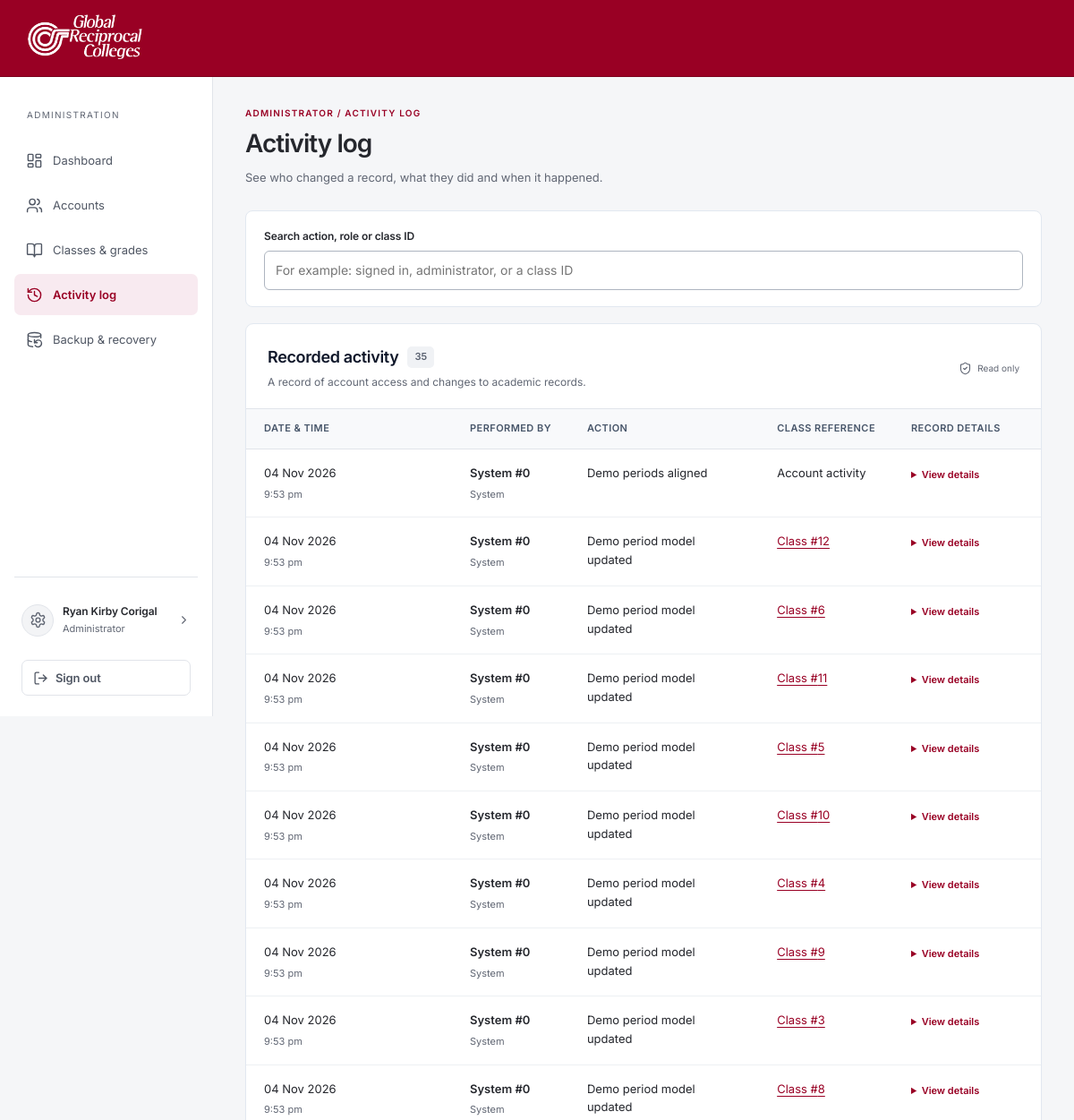
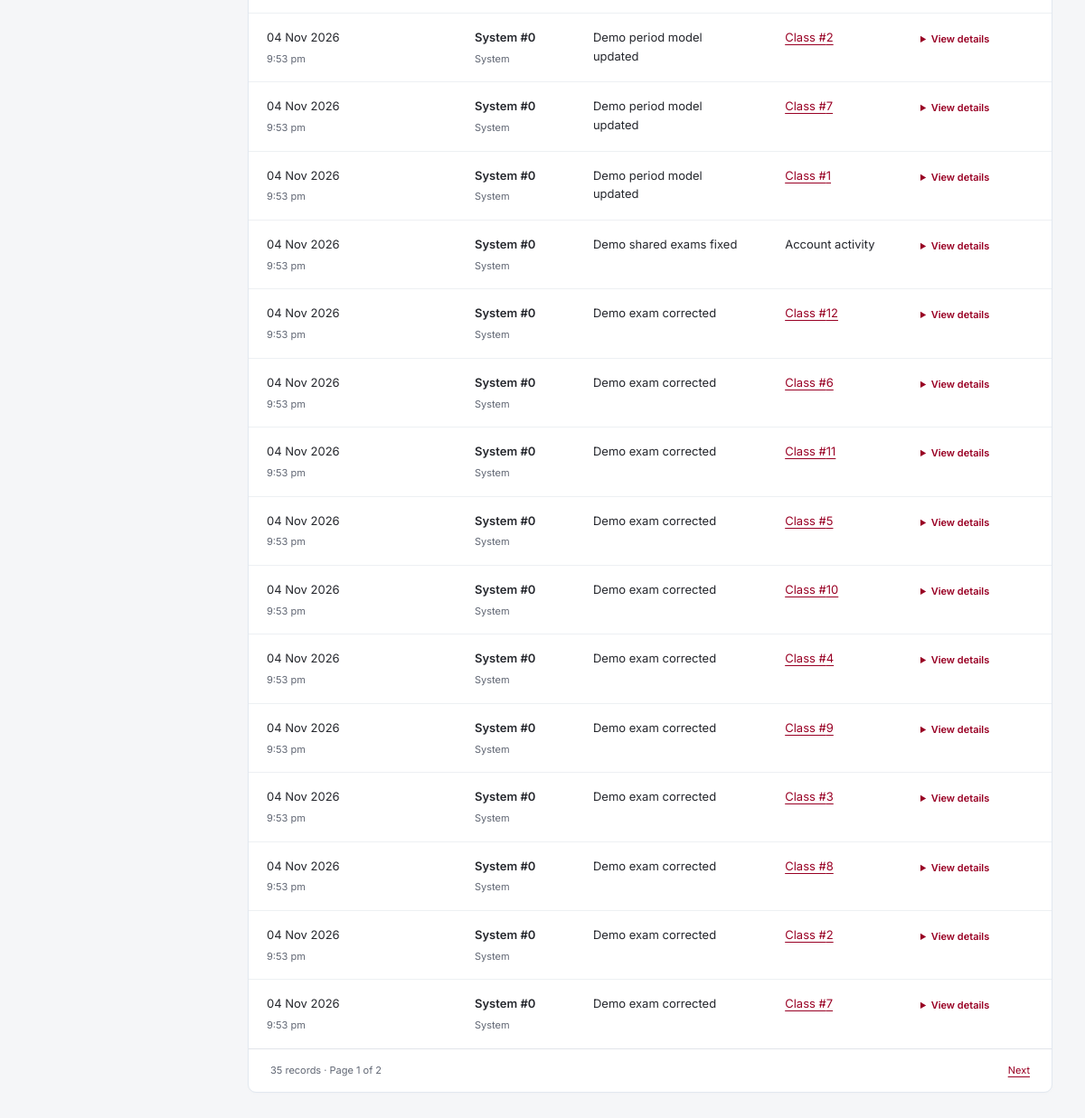
The app's page /registrar.php?view=audit (signed in) with its own data (2 pictures, top to bottom).
### tables this page shows
CREATE TABLE IF NOT EXISTS `classbook_admins` (
  `id` INT UNSIGNED PRIMARY KEY AUTO_INCREMENT,
  `username` VARCHAR(80) NOT NULL UNIQUE,
  `full_name` VARCHAR(150) NOT NULL,
  `password_hash` VARCHAR(255) NOT NULL,
  `created_at` TIMESTAMP DEFAULT CURRENT_TIMESTAMP
);

CREATE TABLE IF NOT EXISTS `classbook_audit` (
  `id` BIGINT UNSIGNED PRIMARY KEY AUTO_INCREMENT,
  `actor_role` VARCHAR(20) NOT NULL,
  `actor_id` INT UNSIGNED NOT NULL,
  `subject_id` INT UNSIGNED NULL,
  `action` VARCHAR(80) NOT NULL,
  `detail_json` LONGTEXT NOT NULL,
  `created_at` TIMESTAMP DEFAULT CURRENT_TIMESTAMP
);

### includes/classbook.php (called while the page is built, shortened)
<?php
function cbQuery(PDO $db, string $sql, array $args=[]): PDOStatement {
    $q=$db->prepare($sql); $q->execute($args); return $q;
}

### includes/auth.php (called while the page is built, shortened)
<?php
function isLoggedIn(): bool
{
    return isset($_SESSION['user']) && !empty($_SESSION['user']['id']) && !empty($_SESSION['user']['role']);
}
function getCurrentUser(): ?array
{
    return isLoggedIn() ? $_SESSION['user'] : null;
}

### includes/functions.php (called while the page is built, shortened)
<?php
function h(mixed $value): string
{
    return htmlspecialchars((string)($value ?? ''), ENT_QUOTES | ENT_SUBSTITUTE, 'UTF-8');
}

### includes/admin_views.php (the view, shortened to what this page needs)
<?php
require_once __DIR__.'/admin_presentation.php';
    ?><?php
function cbPager(int $page,int $total,int $size=25): void {
    $pages=max(1,(int)ceil($total/$size));?><div class="record-pager"><span><?=$total?> <?=$total===1?'record':'records'?> · Page <?=$page?> of <?=$pages?></span><div><?php if($page>1):?><a href="?<?=h(http_build_query(array_merge($_GET,['page'=>$page-1])))?>">Previous</a><?php endif;if($page<$pages):?><a href="?<?=h(http_build_query(array_merge($_GET,['page'=>$page+1])))?>">Next</a><?php endif;?></div></div><?php
}
    ?>
    <?php
function cbAdminAudit(PDO $db): void {
    $q=trim(substr((string)($_GET['q']??''),0,100));$page=max(1,(int)($_GET['page']??1));$where='';$args=[];
    $total=(int)cbQuery($db,'SELECT COUNT(*) FROM classbook_audit'.$where,$args)->fetchColumn();$page=min($page,max(1,(int)ceil($total/25)));$offset=($page-1)*25;
    $rows=cbAdminAuditRows($db,$where,$args,25,$offset);
    ?><form method="get" class="admin-filters audit-filter" data-auto-filter><input type="hidden" name="view" value="audit"><?php portalField('Search action, role or class ID','q',$q,'search','placeholder="For example: signed in, administrator, or a class ID"');?><noscript><button class="quiet"><?=portalIcon('search')?>Search</button></noscript></form><?php portalFilterSummary([$q!==''?'Search: '.$q:''],'registrar.php?view=audit');?>
    <section class="admin-panel records-panel"><div class="panel-heading"><div><h2>Recorded activity <span class="count-tag"><?=$total?></span></h2><p>A record of account access and changes to academic records.</p></div><span class="read-only-label"><?=portalIcon('shield-check')?>Read only</span></div><?php if(!$rows):cbAdminEmpty('history','No activity to display',$q!==''?'Try another action, role or class ID.':'Recorded account and class actions will appear here.');else:?>
    <div class="admin-table-scroll"><table><thead><tr><th scope="col">Date &amp; time</th><th scope="col">Performed by</th><th scope="col">Action</th><th scope="col">Class reference</th><th scope="col">Record details</th></tr></thead><tbody><?php foreach($rows as $a):?><tr><td><?=h(date('d M Y',strtotime($a['created_at'])))?><small class="cell-subtitle"><?=h(date('g:i a',strtotime($a['created_at'])))?></small></td><td><strong><?=h($a['actor_name']?:portalRoleLabel($a['actor_role']).' #'.$a['actor_id'])?></strong><small class="cell-subtitle"><?=h(portalRoleLabel($a['actor_role']))?></small></td><td><?=h(cbAdminActionLabel($a['action']))?></td><td><?php if($a['subject_id']):?><a href="?view=classes&amp;subject_id=<?=(int)$a['subject_id']?>">Class #<?=(int)$a['subject_id']?></a><?php else:?>Account activity<?php endif;?></td><td><details class="audit-details"><summary>View details</summary><pre><?=h(json_encode(json_decode($a['detail_json'],true),JSON_PRETTY_PRINT|JSON_UNESCAPED_UNICODE)?:$a['detail_json'])?></pre></details></td></tr><?php endforeach;?></tbody></table></div><?php cbPager($page,$total);endif;?></section><?php
}

### includes/portal.php (shortened to what this page needs)
<?php
require_once __DIR__.'/auth.php';
require_once __DIR__.'/functions.php';
require_once __DIR__.'/classbook.php';
function portalUser(PDO $db,string $role): array {
    $u=getCurrentUser();
    $table=match($role){'professor'=>'professors','student'=>'students','admin'=>'classbook_admins',default=>throw new RuntimeException('Unknown account role.')};
    $account=cbQuery($db,'SELECT * FROM '.$table.' WHERE id=?',[$u['id']])->fetch();
    $u['full_name']=$role==='student'?$account['first_name'].' '.$account['last_name']:$account['full_name'];$u['username']=$account['username'];$u['public_id']=cbAccountPublicId($db,$role,(int)$u['id']);$_SESSION['user']=$u;$_SESSION['last_active']=time();return $u;
}
function portalRoleLabel(string $role): string {return match($role){'admin'=>'Administrator','professor'=>'Professor','student'=>'Student',default=>ucfirst($role)};}
function portalIcon(string $name): string {
    $path=__DIR__.'/../assets/icons/'.$name.'.svg';
    $svg=preg_replace('/class="[^"]*"/','class="ui-icon"',file_get_contents($path),1);
    return str_replace('<svg','<svg aria-hidden="true" focusable="false"',$svg);
}
function portalStart(string $title,?array $u=null,string $active=''): void {
    $flash=getFlash();
    ?><!doctype html><html lang="en"><head><meta charset="utf-8"><meta name="viewport" content="width=device-width,initial-scale=1"><?php portalPagePaint();?><title><?=h($title)?> · GRC</title><link rel="stylesheet" href="assets/css/classbook.css?v=<?=filemtime(__DIR__.'/../assets/css/classbook.css')?>"><link rel="stylesheet" href="assets/css/filters.css?v=<?=filemtime(__DIR__.'/../assets/css/filters.css')?>"><?php if(($u['role']??'')==='admin'):?><link rel="stylesheet" href="assets/css/administrator.css?v=<?=filemtime(__DIR__.'/../assets/css/administrator.css')?>"><link rel="stylesheet" href="assets/css/admin-directory.css?v=<?=filemtime(__DIR__.'/../assets/css/admin-directory.css')?>"><?php endif;?><?php if($u):?><link rel="stylesheet" href="assets/css/workspace.css?v=<?=filemtime(__DIR__.'/../assets/css/workspace.css')?>"><link rel="stylesheet" href="assets/css/profile.css?v=<?=filemtime(__DIR__.'/../assets/css/profile.css')?>"><?php endif;?></head><body class="<?=$u?'workspace-app role-'.h($u['role']).(($u['role']==='admin')?' administrator-app':''):''?>"><?php if($u):?><a class="skip-link" href="#main-content">Skip to content</a><?php endif;?>
    <header class="portal-header"><a class="brand" href="index.php" aria-label="Global Reciprocal Colleges home"><img src="assets/grc-wordmark.png" alt="Global Reciprocal Colleges"></a></header>
    <div class="portal-layout"><?php if($u):?><nav class="portal-nav" aria-label="Workspace"><div class="workspace-links" id="workspace-links"><p><?=h($u['role']==='admin'?'ADMINISTRATION':strtoupper(portalRoleLabel($u['role'])).' WORKSPACE')?></p>
    <?php $items=match($u['role']){'professor'=>['classes'=>['professor-dashboard.php','My classes'],'roster'=>['professor-dashboard.php?view=roster','Student masterlist'],'attendance'=>['professor-dashboard.php?view=attendance','Attendance'],'activities'=>['professor-dashboard.php?view=activities','Scores'],'grades'=>['professor-dashboard.php?view=grades','Grades'],'settings'=>['professor-dashboard.php?view=settings','Class settings']], 'admin'=>['overview'=>['registrar.php','Overview'],'accounts'=>['registrar.php?view=accounts','Accounts & approval'],'classes'=>['registrar.php?view=classes','Classes & verification'],'audit'=>['registrar.php?view=audit','Activity log'],'maintenance'=>['registrar.php?view=maintenance','Backup & recovery']],default=>['grades'=>['student-dashboard.php','My grades']]};
    $icons=['overview'=>'layout-dashboard','accounts'=>'users','classes'=>'book-open','audit'=>'history','maintenance'=>'database-backup','roster'=>'users','criteria'=>'list-filter','attendance'=>'clipboard-check','activities'=>'file-text','grades'=>'graduation-cap','import'=>'download','settings'=>'settings-2','profile'=>'user-round'];
    $navActive=$active==='import'?'attendance':($active==='criteria'?'settings':$active);
    foreach($items as $key=>[$url,$label]){if($u['role']==='admin')$label=match($key){'overview'=>'Dashboard','accounts'=>'Accounts','classes'=>'Classes & grades',default=>$label};if($u['role']==='professor'&&isset($_GET['subject_id']))$url.=(str_contains($url,'?')?'&':'?').'subject_id='.(int)$_GET['subject_id'];?><a class="<?=$navActive===$key?'selected':''?>" <?=$navActive===$key?'aria-current="page"':''?> href="<?=h($url)?>"><?=portalIcon($icons[$key]??'file-text')?><span><?=h($label)?></span></a><?php }?><div class="workspace-account"><a class="account-identity account-profile-link <?=$active==='profile'?'current':''?>" href="profile.php" aria-label="<?=h(portalRoleLabel($u['role']).' account settings')?>" <?=$active==='profile'?'aria-current="page"':''?> title="Account settings"><span class="account-avatar"><?=portalIcon('settings')?></span><div><strong title="<?=h($u['full_name'])?>"><?=h($u['full_name'])?></strong><small><?=h(portalRoleLabel($u['role']))?></small></div><?=portalIcon('chevron-right')?></a><form method="post" action="logout.php"><?=csrfField()?><button class="quiet"><?=portalIcon('log-out')?>Sign out</button></form></div></div></nav><?php endif;?>
    <main id="main-content" tabindex="-1" class="portal-main <?=$u?'':'public-main'?>"><?php if($flash):?><div class="notice <?=h($flash['type'])?>" role="status"><?=h($flash['message'])?></div><?php endif;
}
function portalEnd(): void {?></main></div><script src="assets/js/classbook.js?v=<?=filemtime(__DIR__.'/../assets/js/classbook.js')?>"></script></body></html><?php }
function portalHeading(string $title,string $subtitle=''): void {?><div class="page-heading"><span class="eyebrow">GLOBAL RECIPROCAL COLLEGES</span><h1><?=h($title)?></h1><p><?=h($subtitle)?></p></div><?php }
function portalNotice(string $text,string $kind='info'): void {?><div class="notice <?=h($kind)?>" role="status"><?=h($text);?></div><?php }
function portalField(string $label,string $name,mixed $value='',string $type='text',string $attrs=''): void {?><label class="field"><?=h($label)?><input name="<?=h($name)?>" type="<?=h($type)?>" value="<?=h($value)?>" <?=$attrs?>></label><?php }
?>

### assets/css/classbook.css (style rules this page uses)
:root { --red:#990024;--red-dark:#580015;--ink:#292524;--muted:#70655e;--line:#e5ded7;--paper:#faf8f5;--green:#24583b }
* { box-sizing:border-box }
body { margin:0;color:var(--ink);background:var(--paper);font:15px/1.55 'Segoe UI',Arial,sans-serif }
a { color:var(--red);text-underline-offset:3px }
button,input,select,textarea { font:inherit }
button { cursor:pointer;background:var(--red);border:1px solid var(--red);color:#fff;padding:10px 16px;border-radius:6px;font-weight:600 }
button.quiet,.button.secondary { background:#fff;color:var(--red);border:1px solid #d9c9c4 }
.portal-header { display:flex;align-items:center;justify-content:space-between;gap:20px;background:white;border-bottom:1px solid var(--line);padding:15px 30px }
.brand { display:flex;gap:18px;align-items:center;text-decoration:none;color:var(--ink);font-size:13px;font-weight:750;letter-spacing:.06em }
.brand img { width:125px;height:56px;object-fit:contain;background:var(--red);padding:6px;border-radius:5px }
.portal-layout { display:flex;max-width:1600px;margin:auto }
.portal-nav { width:225px;flex:0 0 225px;background:#fff;border-right:1px solid var(--line);padding:25px 15px;min-height:calc(100vh - 88px) }
.portal-nav p { font-size:10px;color:var(--muted);letter-spacing:.1em;padding:0 14px }
.portal-nav a { display:block;text-decoration:none;padding:12px 14px;color:var(--muted);border-radius:5px;font-size:13px;margin:3px 0 }
.portal-nav a.selected { background:#f5e7e4;color:var(--red);font-weight:700 }
.portal-main { padding:35px;min-width:0;flex:1 }
h2 { font:normal 25px/1.25 Georgia,serif;margin:0 0 18px }
.field { display:flex;flex-direction:column;gap:6px;font-size:12px;font-weight:600;margin-bottom:16px;min-width:0 }
.field input,.field select,.field textarea { background:#fff;border:1px solid #d3c8bf;color:var(--ink);padding:10px 12px;border-radius:5px;min-width:0;width:100%;font-weight:400 }
table { border-collapse:collapse;width:100%;text-align:left;font-size:13px }
th,td { padding:13px;border-bottom:1px solid var(--line);vertical-align:top }
th { font-size:10px;text-transform:uppercase;letter-spacing:.05em;background:#f6f2ee }
details { border:1px solid var(--line);border-radius:6px;padding:16px;margin-bottom:16px }
summary { font-size:13px;cursor:pointer;font-weight:650 }
button { margin:3px 0 }
.portal-header { background:var(--red);border-bottom:1px solid var(--red-dark);color:#fff }
.portal-header .brand,.portal-header .account,.portal-header a { color:#fff }
.portal-header .brand img { background:transparent }
:root { --red:#990024;--red-dark:#7a001d;--paper:#f8f5f1;--ink:#241f21;--muted:#665b60;--line:#d9ced2;--field-border:#96888f;--error:#a51c30;--error-surface:#fff0f2;--focus:#1d5fa8;--green:#24583b;--surface:#fff }
.portal-header { justify-content:flex-start;padding:12px 24px;min-height:86px }
.portal-header .brand { display:inline-flex;justify-content:center }
.portal-header .brand img { width:145px;height:60px;padding:0;border-radius:0;object-fit:contain }
.workspace-account { padding:6px 14px 18px;margin-bottom:14px;border-bottom:1px solid var(--line) }
.workspace-account strong { display:block;font-size:13px;overflow-wrap:anywhere }
.workspace-account small { display:block;font-size:11px;color:var(--muted);margin:4px 0 10px }
.workspace-account button { font-size:12px;padding:7px 12px }
.workspace-account form { margin:0 }
body { font-family:'GRC Inter',Arial,sans-serif;font-synthesis:none;-webkit-font-smoothing:antialiased }
h1,h2,h3,.auth-intro h1,.auth-panel h2 { font-family:'GRC Inter',Arial,sans-serif;font-weight:600 }
h2,.auth-panel h2 { letter-spacing:-.03em;line-height:1.3 }
button,.button,.auth-field label,.field,.workspace-account strong { font-weight:600;letter-spacing:-.01em }
.portal-nav { display:flex;flex-direction:column;min-height:calc(100vh - 86px) }
.workspace-account { margin: auto 0 0;padding:20px 14px 0;border-bottom:0;border-top:1px solid var(--line) }
.workspace-links>a:last-of-type { margin-bottom:24px }
.ui-icon { width:19px;height:19px;flex-shrink:0;vertical-align:middle }
.workspace-links>a { display:flex;align-items:center;gap:9px }
.workspace-account button { display:inline-flex;align-items:center;gap:8px }
.account-identity { display:flex;gap:10px;align-items:center }
.account-avatar { display:grid;place-items:center;width:30px;height:30px;flex-shrink:0 }

### records on screen
classbook_admins: username "ADMINISTRATION", full_name "Ryan Kirby Corigal", username "Administrator"
classbook_audit: created_at "04 Nov 2026", created_at "9:53 pm", actor_id "System #0", actor_role "System", action "Demo periods aligned", shows "Account activity"
classbook_audit: created_at "04 Nov 2026", created_at "9:53 pm", actor_id "System #0", actor_role "System", action "Demo period model updated", subject "12"
classbook_audit: created_at "04 Nov 2026", created_at "9:53 pm", actor_id "System #0", actor_role "System", action "Demo period model updated", subject "6"
classbook_audit: created_at "04 Nov 2026", created_at "9:53 pm", actor_id "System #0", actor_role "System", action "Demo period model updated", subject "11"
classbook_audit: created_at "04 Nov 2026", created_at "9:53 pm", actor_id "System #0", actor_role "System", action "Demo period model updated", subject "5"
classbook_audit: created_at "04 Nov 2026", created_at "9:53 pm", actor_id "System #0", actor_role "System", action "Demo period model updated", subject "10"
classbook_audit: created_at "04 Nov 2026", created_at "9:53 pm", actor_id "System #0", actor_role "System", action "Demo period model updated", subject "4"
classbook_audit: created_at "04 Nov 2026", created_at "9:53 pm", actor_id "System #0", actor_role "System", action "Demo period model updated", subject "9"
classbook_audit: created_at "04 Nov 2026", created_at "9:53 pm", actor_id "System #0", actor_role "System", action "Demo period model updated", subject "3"
classbook_audit: created_at "04 Nov 2026", created_at "9:53 pm", actor_id "System #0", actor_role "System", action "Demo period model updated", subject "8"
classbook_audit: created_at "04 Nov 2026", created_at "9:53 pm", actor_id "System #0", actor_role "System", action "Demo period model updated", subject "2"
classbook_audit: created_at "04 Nov 2026", created_at "9:53 pm", actor_id "System #0", actor_role "System", action "Demo period model updated", subject "7"
classbook_audit: created_at "04 Nov 2026", created_at "9:53 pm", actor_id "System #0", actor_role "System", action "Demo period model updated", subject "1"
classbook_audit: created_at "04 Nov 2026", created_at "9:53 pm", actor_id "System #0", actor_role "System", action "Demo shared exams fixed", shows "Account activity"
classbook_audit: created_at "04 Nov 2026", created_at "9:53 pm", actor_id "System #0", actor_role "System", action "Demo exam corrected", subject "12"
classbook_audit: created_at "04 Nov 2026", created_at "9:53 pm", actor_id "System #0", actor_role "System", action "Demo exam corrected", subject "6"
classbook_audit: created_at "04 Nov 2026", created_at "9:53 pm", actor_id "System #0", actor_role "System", action "Demo exam corrected", subject "11"
classbook_audit: created_at "04 Nov 2026", created_at "9:53 pm", actor_id "System #0", actor_role "System", action "Demo exam corrected", subject "5"
classbook_audit: created_at "04 Nov 2026", created_at "9:53 pm", actor_id "System #0", actor_role "System", action "Demo exam corrected", subject "10"
classbook_audit: created_at "04 Nov 2026", created_at "9:53 pm", actor_id "System #0", actor_role "System", action "Demo exam corrected", subject "4"
classbook_audit: created_at "04 Nov 2026", created_at "9:53 pm", actor_id "System #0", actor_role "System", action "Demo exam corrected", subject "9"
classbook_audit: created_at "04 Nov 2026", created_at "9:53 pm", actor_id "System #0", actor_role "System", action "Demo exam corrected", subject "3"
classbook_audit: created_at "04 Nov 2026", created_at "9:53 pm", actor_id "System #0", actor_role "System", action "Demo exam corrected", subject "8"
classbook_audit: created_at "04 Nov 2026", created_at "9:53 pm", actor_id "System #0", actor_role "System", action "Demo exam corrected", subject "2"
classbook_audit: created_at "04 Nov 2026", created_at "9:53 pm", actor_id "System #0", actor_role "System", action "Demo exam corrected", subject "7"

### other values on screen
$label "Dashboard"
$label "Accounts"
$label "Classes & grades"
$label "Activity log"
$label "Backup & recovery"
$pages[$view][0] "ACTIVITY LOG"
$pages[$view][0] "Activity log"
$pages[$view][1] "See who changed a record, what they did and when it happened."
$label "Search action, role or class ID"
$total "35"
$page "1"
$pages "2"
